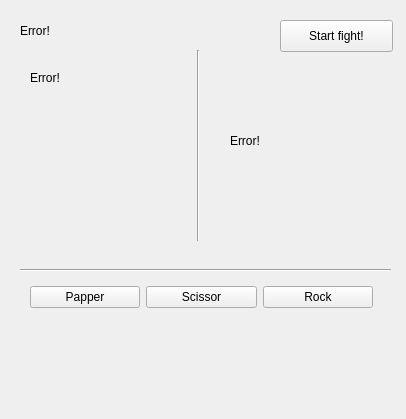
<?xml version="1.0" encoding="UTF-8"?>
<ui version="4.0">
 <class>windowFight</class>
 <widget class="QWidget" name="windowFight">
  <property name="geometry">
   <rect>
    <x>0</x>
    <y>0</y>
    <width>406</width>
    <height>419</height>
   </rect>
  </property>
  <property name="windowTitle">
   <string>PSR_ol</string>
  </property>
  <widget class="QLabel" name="first_SecondLabel">
   <property name="geometry">
    <rect>
     <x>20</x>
     <y>20</y>
     <width>231</width>
     <height>21</height>
    </rect>
   </property>
   <property name="text">
    <string>Error!</string>
   </property>
  </widget>
  <widget class="Line" name="line_1">
   <property name="geometry">
    <rect>
     <x>190</x>
     <y>50</y>
     <width>16</width>
     <height>191</height>
    </rect>
   </property>
   <property name="orientation">
    <enum>Qt::Vertical</enum>
   </property>
  </widget>
  <widget class="QLabel" name="player1_pictureLabel">
   <property name="geometry">
    <rect>
     <x>30</x>
     <y>80</y>
     <width>131</width>
     <height>114</height>
    </rect>
   </property>
   <property name="text">
    <string/>
   </property>
   <property name="pixmap">
    <pixmap>images/Player.png</pixmap>
   </property>
  </widget>
  <widget class="Line" name="line_2">
   <property name="geometry">
    <rect>
     <x>20</x>
     <y>260</y>
     <width>371</width>
     <height>20</height>
    </rect>
   </property>
   <property name="orientation">
    <enum>Qt::Horizontal</enum>
   </property>
  </widget>
  <widget class="QLabel" name="player2_statusLabel">
   <property name="geometry">
    <rect>
     <x>230</x>
     <y>90</y>
     <width>131</width>
     <height>101</height>
    </rect>
   </property>
   <property name="text">
    <string>Error! </string>
   </property>
  </widget>
  <widget class="QWidget" name="layoutWidget">
   <property name="geometry">
    <rect>
     <x>30</x>
     <y>281</y>
     <width>343</width>
     <height>32</height>
    </rect>
   </property>
   <layout class="QHBoxLayout" name="horizontalLayout">
    <item>
     <widget class="QPushButton" name="paperButton">
      <property name="cursor">
       <cursorShape>UpArrowCursor</cursorShape>
      </property>
      <property name="styleSheet">
       <string notr="true"/>
      </property>
      <property name="text">
       <string>Papper</string>
      </property>
     </widget>
    </item>
    <item>
     <widget class="QPushButton" name="scissorButton">
      <property name="cursor">
       <cursorShape>UpArrowCursor</cursorShape>
      </property>
      <property name="text">
       <string>Scissor</string>
      </property>
     </widget>
    </item>
    <item>
     <widget class="QPushButton" name="rockButton">
      <property name="cursor">
       <cursorShape>UpArrowCursor</cursorShape>
      </property>
      <property name="text">
       <string>Rock</string>
      </property>
     </widget>
    </item>
   </layout>
  </widget>
  <widget class="QWidget" name="layoutWidget">
   <property name="geometry">
    <rect>
     <x>40</x>
     <y>330</y>
     <width>381</width>
     <height>70</height>
    </rect>
   </property>
   <layout class="QHBoxLayout" name="horizontalLayout_2">
    <item>
     <widget class="QLabel" name="paper_ImageLabel">
      <property name="text">
       <string/>
      </property>
      <property name="pixmap">
       <pixmap>images/Paper.png</pixmap>
      </property>
     </widget>
    </item>
    <item>
     <widget class="QLabel" name="scissor_ImageLabel">
      <property name="text">
       <string/>
      </property>
      <property name="pixmap">
       <pixmap>images/Scissor.png</pixmap>
      </property>
     </widget>
    </item>
    <item>
     <widget class="QLabel" name="rock_ImageLabel">
      <property name="text">
       <string/>
      </property>
      <property name="pixmap">
       <pixmap>images/Rock.png</pixmap>
      </property>
     </widget>
    </item>
   </layout>
  </widget>
  <widget class="QPushButton" name="checkButton">
   <property name="geometry">
    <rect>
     <x>280</x>
     <y>20</y>
     <width>113</width>
     <height>32</height>
    </rect>
   </property>
   <property name="text">
    <string>Start fight!</string>
   </property>
  </widget>
  <widget class="QLabel" name="player1_nameLabel">
   <property name="geometry">
    <rect>
     <x>30</x>
     <y>70</y>
     <width>121</width>
     <height>16</height>
    </rect>
   </property>
   <property name="text">
    <string>Error!</string>
   </property>
  </widget>
 </widget>
 <resources/>
 <connections>
  <connection>
   <sender>paperButton</sender>
   <signal>clicked()</signal>
   <receiver>windowFight</receiver>
   <slot>paperClicked()</slot>
   <hints>
    <hint type="sourcelabel">
     <x>97</x>
     <y>297</y>
    </hint>
    <hint type="destinationlabel">
     <x>130</x>
     <y>236</y>
    </hint>
   </hints>
  </connection>
  <connection>
   <sender>scissorButton</sender>
   <signal>clicked()</signal>
   <receiver>windowFight</receiver>
   <slot>scissorClicked()</slot>
   <hints>
    <hint type="sourcelabel">
     <x>205</x>
     <y>297</y>
    </hint>
    <hint type="destinationlabel">
     <x>263</x>
     <y>242</y>
    </hint>
   </hints>
  </connection>
  <connection>
   <sender>rockButton</sender>
   <signal>clicked()</signal>
   <receiver>windowFight</receiver>
   <slot>rockClicked()</slot>
   <hints>
    <hint type="sourcelabel">
     <x>329</x>
     <y>300</y>
    </hint>
    <hint type="destinationlabel">
     <x>386</x>
     <y>247</y>
    </hint>
   </hints>
  </connection>
  <connection>
   <sender>checkButton</sender>
   <signal>clicked()</signal>
   <receiver>windowFight</receiver>
   <slot>startFight()</slot>
   <hints>
    <hint type="sourcelabel">
     <x>334</x>
     <y>42</y>
    </hint>
    <hint type="destinationlabel">
     <x>334</x>
     <y>74</y>
    </hint>
   </hints>
  </connection>
 </connections>
 <slots>
  <slot>scissorClicked()</slot>
  <slot>paperClicked()</slot>
  <slot>rockClicked()</slot>
  <slot>startFight()</slot>
 </slots>
</ui>
